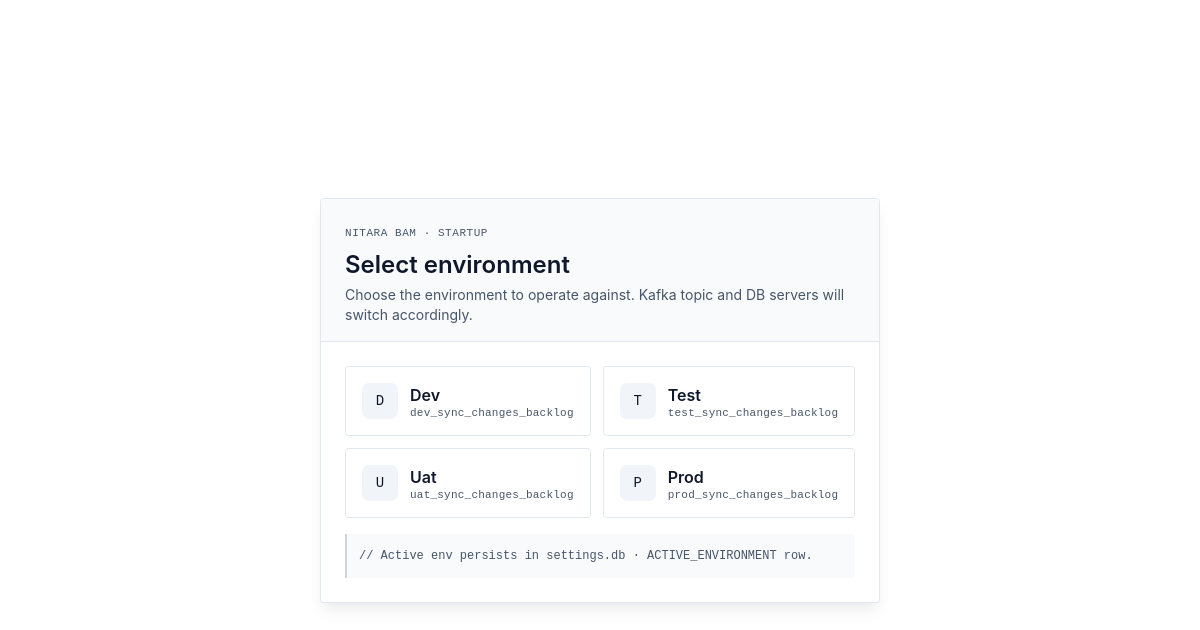
/select-environment, run on the app's committed database.
### tables this page shows
CREATE TABLE Environments (
                display_name VARCHAR PRIMARY KEY NOT NULL,
                value VARCHAR NOT NULL UNIQUE,
                kafka_brokers VARCHAR,
                kafka_clustered VARCHAR NOT NULL DEFAULT 'false',
                settings_json VARCHAR NOT NULL DEFAULT '{}'
            , sync_to_kafka VARCHAR NOT NULL DEFAULT 'false');

### app.py (the view, shortened to what this page needs)
@app.route('/select-environment', methods=['GET', 'POST'])
def select_environment():
    environments = settings_db.list_environments()
    return render_template('env-selector.html', environments=environments)

### app.py (called while the page is built, shortened)
def _resolve_active_environment():
    override = request.args.get('env') if request else None
    if override:
        env = settings_db.get_environment(override)
        if env:
            return env
    active = settings_db.get_active_environment()
    if active:
        return active
    envs = settings_db.list_environments()
    return envs[0] if envs else None

@app.before_request
def require_environment():
    if request.path in ('/select-environment', '/health'):
        return None

### templates/env-selector.html (shortened to what this page needs)
<!DOCTYPE html>
<html lang="en">
<head>
</head>
<body>
    <div class="env-shell">
        <div class="env-panel">
            <div class="env-header">
                <div class="env-eyebrow">Nitara BAM · Startup</div>
                <h1 class="env-title">Select environment</h1>
                <p class="env-subtitle">Choose the environment to operate against. Kafka topic and DB servers will switch accordingly.</p>
            </div>
            <form method="POST" action="/select-environment">
                <div class="env-body">
                    <div class="env-grid">
                        {% for env in environments %}
                        <button type="submit" name="env" value="{{ env.value }}" class="env-card">
                            <span class="env-card-badge">{{ env.display_name[0] }}</span>
                            <span class="env-card-text">
                                <span class="env-card-name">{{ env.display_name }}</span>
                                <span class="env-card-meta">{{ env.value }}_sync_changes_backlog</span>
                            </span>
                        </button>
                        {% endfor %}
                    </div>
                    <div class="env-footnote">
                        // Active env persists in settings.db · ACTIVE_ENVIRONMENT row.
                    </div>
                </div>
            </form>
        </div>
    </div>
</body>
</html>

### templates/env-selector.html (style rules this page uses)
:root { --bg: #ffffff; --surface: #f8fafc; --surface-2: #f1f5f9; --border: #e2e8f0; --border-strong: #cbd5e1; --on-surface: #0f172a; --on-surface-muted: #475569; --primary: #3b82f6; --primary-hover: #2563eb; --on-primary: #ffffff; --primary-tint: #eff6ff; --radius: 0.25rem; --shadow-pop: 0 10px 15px -3px rgba(15, 23, 42, 0.08), 0 4px 6px -4px rgba(15, 23, 42, 0.04); }
* { margin: 0; padding: 0; box-sizing: border-box; }
html, body { height: 100%; background: var(--bg); color: var(--on-surface); font-family: 'Inter', system-ui, -apple-system, 'Segoe UI', sans-serif; font-size: 14px; line-height: 20px; -webkit-font-smoothing: antialiased; }
.env-shell { display: flex; min-height: 100vh; align-items: center; justify-content: center; padding: 32px 16px; background: var(--bg); }
.env-panel { width: 100%; max-width: 560px; background: var(--bg); border: 1px solid var(--border); border-radius: var(--radius); box-shadow: var(--shadow-pop); overflow: hidden; }
.env-header { padding: 24px 24px 16px 24px; border-bottom: 1px solid var(--border); background: var(--surface); }
.env-eyebrow { font-family: 'JetBrains Mono', 'SF Mono', Consolas, monospace; font-size: 11px; letter-spacing: 0.05em; color: var(--on-surface-muted); text-transform: uppercase; margin-bottom: 6px; }
.env-title { font-family: 'Hanken Grotesk', 'Inter', sans-serif; font-size: 24px; font-weight: 600; line-height: 32px; color: var(--on-surface); }
.env-subtitle { margin-top: 4px; color: var(--on-surface-muted); font-size: 14px; }
.env-body { padding: 24px; }
.env-grid { display: grid; grid-template-columns: repeat(2, 1fr); gap: 12px; }
.env-card { display: flex; align-items: center; gap: 12px; padding: 16px; background: var(--bg); border: 1px solid var(--border); border-radius: var(--radius); cursor: pointer; transition: border-color 120ms ease, background-color 120ms ease; font-family: inherit; color: inherit; text-align: left; width: 100%; }
.env-card-badge { display: inline-flex; align-items: center; justify-content: center; width: 36px; height: 36px; border-radius: 0.5rem; background: var(--surface-2); font-family: 'JetBrains Mono', monospace; font-size: 14px; font-weight: 500; color: var(--on-surface); flex-shrink: 0; }
.env-card-text { display: flex; flex-direction: column; min-width: 0; }
.env-card-name { font-size: 16px; font-weight: 600; color: var(--on-surface); line-height: 24px; }
.env-card-meta { font-family: 'JetBrains Mono', monospace; font-size: 11px; color: var(--on-surface-muted); letter-spacing: 0.02em; }
.env-footnote { margin-top: 16px; padding: 12px; background: var(--surface); border-left: 2px solid var(--border-strong); border-radius: 0 var(--radius) var(--radius) 0; font-family: 'JetBrains Mono', monospace; font-size: 12px; color: var(--on-surface-muted); }

### data on the page
Environments: display_name "D", display_name "Dev", value "dev"
Environments: display_name "T", display_name "Test", value "test"
Environments: display_name "U", display_name "Uat", value "uat"
Environments: display_name "P", display_name "Prod", value "prod"
